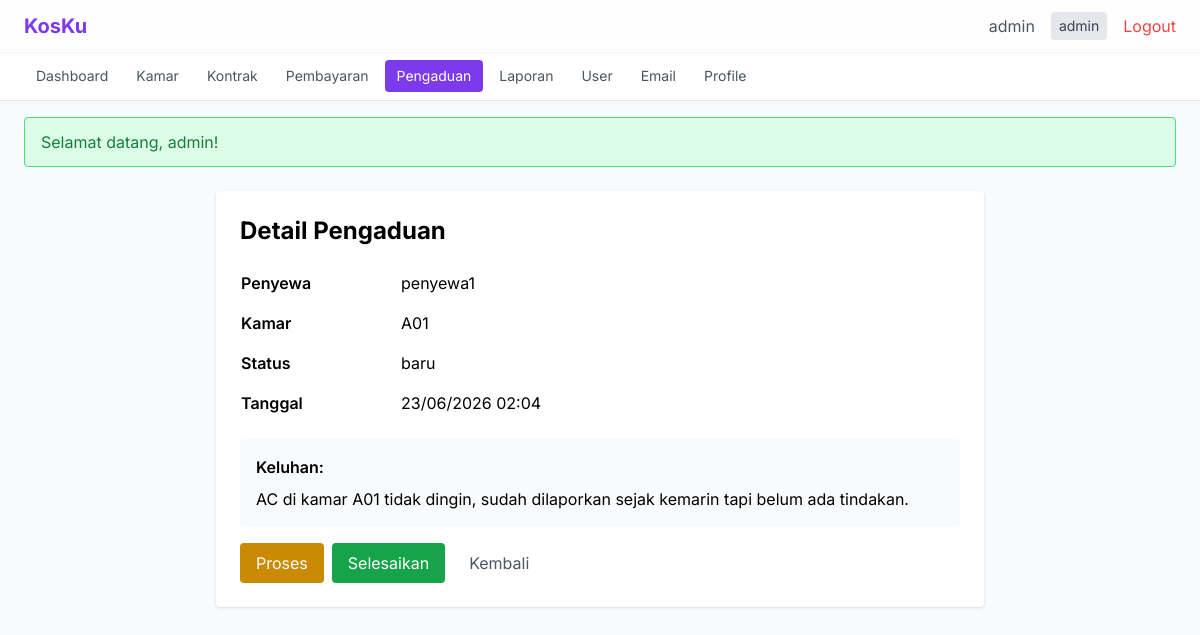
Page /pengaduan/detail/1 (signed in) on the committed database.
### tables this page shows
CREATE TABLE pengaduan (
    id INT AUTO_INCREMENT PRIMARY KEY,
    penyewa_id INT NOT NULL,
    kamar_id INT,
    keluhan TEXT NOT NULL,
    foto VARCHAR(255),
    status ENUM('baru', 'diproses', 'selesai') NOT NULL DEFAULT 'baru',
    respon TEXT,
    created_at TIMESTAMP DEFAULT CURRENT_TIMESTAMP,
    FOREIGN KEY (penyewa_id) REFERENCES users(id) ON DELETE CASCADE,
    FOREIGN KEY (kamar_id) REFERENCES kamar(id) ON DELETE SET NULL
);

CREATE TABLE users (
    id INT AUTO_INCREMENT PRIMARY KEY,
    username VARCHAR(50) NOT NULL UNIQUE,
    email VARCHAR(100) NOT NULL UNIQUE,
    password VARCHAR(255) NOT NULL,
    role ENUM('admin', 'pemilik', 'penyewa') NOT NULL DEFAULT 'penyewa',
    no_telepon TEXT,
    alamat TEXT,
    created_at TIMESTAMP DEFAULT CURRENT_TIMESTAMP
);

CREATE TABLE kamar (
    id INT AUTO_INCREMENT PRIMARY KEY,
    nomor_kamar VARCHAR(10) NOT NULL UNIQUE,
    tipe VARCHAR(50),
    harga DECIMAL(12,2) NOT NULL,
    kapasitas INT DEFAULT 1,
    fasilitas TEXT,
    status ENUM('tersedia', 'terisi', 'maintenance') NOT NULL DEFAULT 'tersedia',
    foto VARCHAR(255),
    created_at TIMESTAMP DEFAULT CURRENT_TIMESTAMP
);

### src/Controllers/PengaduanController.php (called while the page is built, shortened)
<?php
class PengaduanController
{
    private Pengaduan $pengaduan;
    public function __construct()
    {
        $this->pengaduan = new Pengaduan();
    }
    public function detail(int $id): void
    {
        $data = $this->pengaduan->find($id);
        require_once __DIR__ . '/../../views/pengaduan/detail.php';
    }
}

### public/index.php (called while the page is built, shortened)
<?php
$requestUri = $_SERVER['REQUEST_URI'] ?? '/';
$requestUri = parse_url($requestUri, PHP_URL_PATH);
$requestUri = ltrim($requestUri, '/');
$url = !empty($requestUri) ? $requestUri : ($_GET['url'] ?? '');
$url = rtrim($url, '/');
$url = filter_var($url, FILTER_SANITIZE_URL);
$url = explode('/', $url);
$controllerName = !empty($url[0]) ? ucfirst($url[0]) . 'Controller' : 'AuthController';
$defaultMethod = $controllerName === 'AuthController' ? 'login' : 'index';
$methodName = $url[1] ?? $defaultMethod;
$params = array_slice($url, 2);
$controller = new $controllerClass();
call_user_func_array([$controller, $methodName], $params);

### src/Models/Pengaduan.php (called while the page is built, shortened)
<?php
class Pengaduan
{
    private PDO $db;
    public function __construct()
    {
        $this->db = Database::getConnection();
    }
    public function find(int $id): array|false
    {
        $sql = "SELECT a.*, u.username as nama_penyewa, u.email, u.no_telepon,
                       km.nomor_kamar
                FROM pengaduan a
                JOIN users u ON a.penyewa_id = u.id
                LEFT JOIN kamar km ON a.kamar_id = km.id
                WHERE a.id = ?";
        $stmt = $this->db->prepare($sql);
        $stmt->execute([$id]);
        $row = $stmt->fetch();
        return $row;
    }
}

### config/database.php (called while the page is built, shortened)
<?php
class Database
{
    private static ?PDO $instance = null;
    private static string $host = 'localhost';
    private static string $dbname = 'kos_management';
    private static string $user = 'root';
    private static string $pass = '';
    private static string $charset = 'utf8mb4';
    public static function getConnection(): PDO
    {
        if (self::$instance === null) {
            try {
                $dsn = "mysql:host=" . self::$host . ";dbname=" . self::$dbname . ";charset=" . self::$charset;
                self::$instance = new PDO($dsn, self::$user, self::$pass, [
                    PDO::ATTR_ERRMODE => PDO::ERRMODE_EXCEPTION,
                    PDO::ATTR_DEFAULT_FETCH_MODE => PDO::FETCH_ASSOC,
                    PDO::ATTR_EMULATE_PREPARES => false,
                ]);
            } catch (PDOException $e) {
                error_log("Database connection failed: " . $e->getMessage());
                http_response_code(500);
                require_once __DIR__ . '/../views/errors/500.php';
                exit;
            }
        }
        return self::$instance;
    }
}

### src/Helpers/Security.php (called while the page is built, shortened)
<?php
class Security
{
    public static function escapeHtml(string $data): string
    {
        return htmlspecialchars($data, ENT_QUOTES | ENT_HTML5, 'UTF-8');
    }
}

### views/pengaduan/detail.php (the view, shortened to what this page needs)
<?php
require_once __DIR__ . '/../../src/Helpers/Security.php';
require_once __DIR__ . '/../layouts/header.php'; ?>
<div class="max-w-3xl mx-auto bg-white rounded shadow p-6">
    <h1 class="text-2xl font-bold mb-4">Detail Pengaduan</h1>
    <table class="w-full mb-4">
        <tr><td class="font-semibold py-2 w-40">Penyewa</td><td><?= Security::escapeHtml($data['nama_penyewa']) ?></td></tr>
        <tr><td class="font-semibold py-2">Kamar</td><td><?= Security::escapeHtml($data['nomor_kamar'] ?? '-') ?></td></tr>
        <tr><td class="font-semibold py-2">Status</td><td><?= Security::escapeHtml($data['status']) ?></td></tr>
        <tr><td class="font-semibold py-2">Tanggal</td><td><?= Security::escapeHtml(date('d/m/Y H:i', strtotime($data['created_at']))) ?></td></tr>
    </table>
    <div class="bg-gray-50 p-4 rounded mb-4">
        <h3 class="font-semibold mb-2">Keluhan:</h3>
        <p><?= nl2br(Security::escapeHtml($data['keluhan'])) ?></p>
    </div>
    <div class="mt-4 flex gap-2">
        <?php if (($_SESSION['user_role'] ?? '') !== 'penyewa'): ?>
            <?php if ($data['status'] == 'baru'): ?>
                <a href="/pengaduan/proses/<?= $data['id'] ?>" class="bg-yellow-600 text-white px-4 py-2 rounded">Proses</a>
            <?php endif; ?>
            <?php if ($data['status'] != 'selesai'): ?>
                <a href="/pengaduan/selesai/<?= $data['id'] ?>" class="bg-green-600 text-white px-4 py-2 rounded">Selesaikan</a>
            <?php endif; ?>
        <?php endif; ?>
        <a href="/pengaduan/index" class="text-gray-600 px-4 py-2">Kembali</a>
    </div>
</div>
<?php require_once __DIR__ . '/../layouts/footer.php'; ?>

### views/layouts/header.php (style rules this page uses)
body { font-family: 'Inter', sans-serif; }

### rows in the picture
pengaduan: penyewa.username "penyewa1", kamar.nomor_kamar "A01", status "baru", created_at "23/06/2026 02:04", keluhan "AC di kamar A01 tidak dingin, sudah dilaporkan sejak kemarin tapi belum ada tindakan."
